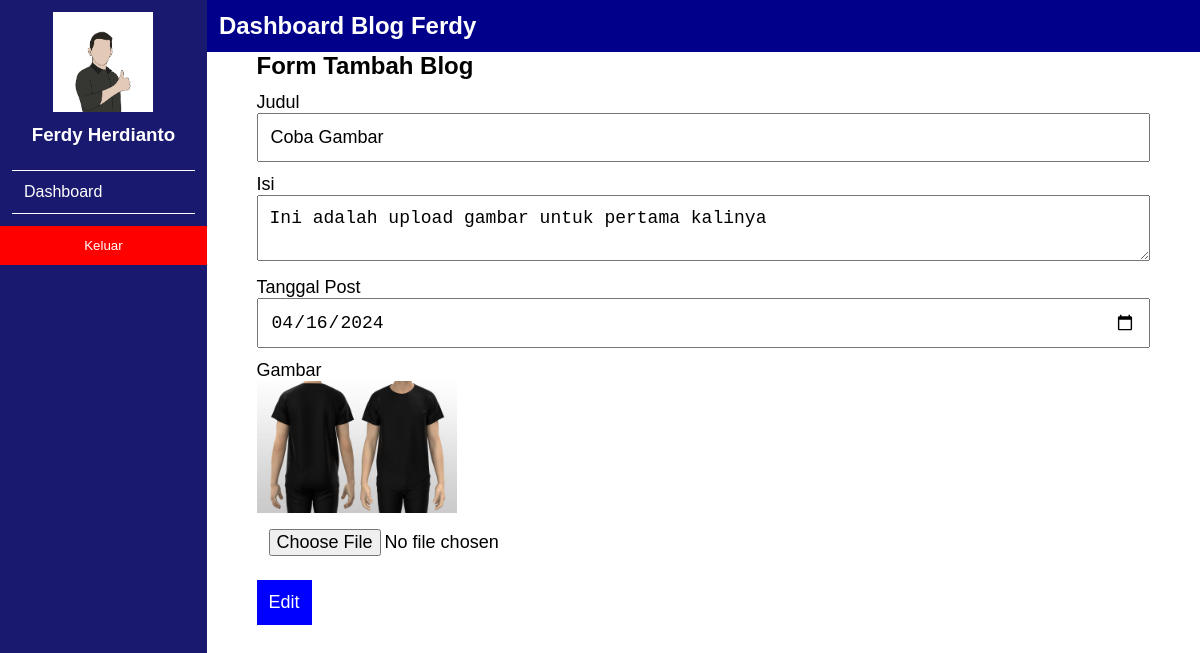
The app's page /dashboard/form_edit_blog.php?id_blog=4 (signed in) with its own data.
### tables this page shows
CREATE TABLE `blog_tbl` (
  `id_blog` int(11) NOT NULL,
  `judul` varchar(255) NOT NULL,
  `isi` text NOT NULL,
  `tgl` date NOT NULL,
  `gambar` varchar(255) NOT NULL,
  `id_user` int(11) NOT NULL,
  `slug` varchar(255) NOT NULL
);

### dashboard/form_edit_blog.php (the view, shortened to what this page needs)
<?php
include "../init.php";
if (isset($_GET['id_blog'])) {
    $id_blog = $_GET['id_blog'];
}
$query = "SELECT * FROM blog_tbl WHERE id_blog = {$id_blog}";
$blogs = mysqli_query($conn, $query);
$blog = mysqli_fetch_array($blogs);
?>
<!DOCTYPE html>
<html lang="en">
<?php
include "../templates/head.php";
?>
<body>
    <main id="dashboard">
        <?php
        include "../templates/sidemenu.php";
        ?>
        <div>
            <?php
            include "../templates/navbar.php";
            ?>
            <section id="blog">
                <div class="container">
                    <h1>Form Tambah Blog</h1>
                    <form action="../core/edit_blog.php?id_blog=<?= $blog['id_blog'] ?>" method="POST" enctype="multipart/form-data">
                        <div>
                            <label for="judul">Judul</label>
                            <input type="text" id="judul" name="judul" value="<?= $blog['judul'] ?>">
                        </div>
                        <div>
                            <label for="isi">Isi</label>
                            <textarea name="isi" id="isi"><?= $blog['isi'] ?></textarea>
                        </div>
                        <div>
                            <label for="tgl">Tanggal Post</label>
                            <input type="date" id="tgl" name="tgl" value="<?= $blog['tgl'] ?>">
                        </div>
                        <div>
                            <label for="gambar">Gambar</label>
                            <img src="../public/img-blog/<?= $blog['gambar'] ?>" width="200px" id="img">
                            <input type="file" id="gambar" name="gambar">
                        </div>
                        <input type="submit" name="edit" value="Edit" class="btn-edit">
                    </form>
                </div>
            </section>
        </div>
    </main>
</body>
</html>

### public/css/style.css (style rules this page uses)
* { margin: 0; padding: 0; box-sizing: border-box; }
main#dashboard section#blog .container { width: 90%; margin: 0 auto; }
body { font-family: arial; }
main#dashboard { display: flex; }
main#dashboard div { width: 100%; }
h1 { margin-bottom: 12px; }
main#dashboard section#blog .container form div label { display: block; font-size: 18px; }
main#dashboard section#blog .container form div { margin-bottom: 12px; }
main#dashboard section#blog .container form div input, main#dashboard section#blog .container form div textarea { width: 100%; padding: 12px; font-size: 18px; }
main#dashboard section#blog .container form input.btn-tambah, main#dashboard section#blog .container form input.btn-edit { all: unset; padding: 12px; font-size: 18px; color: white; background-color: blue; }

### records on screen
blog_tbl: judul "Coba Gambar", isi "Ini adalah upload gambar untuk pertama kalinya", tgl "04/16/2024", gambar (picture)

### other values on screen
$_SESSION['nama'] "Ferdy Herdianto"
